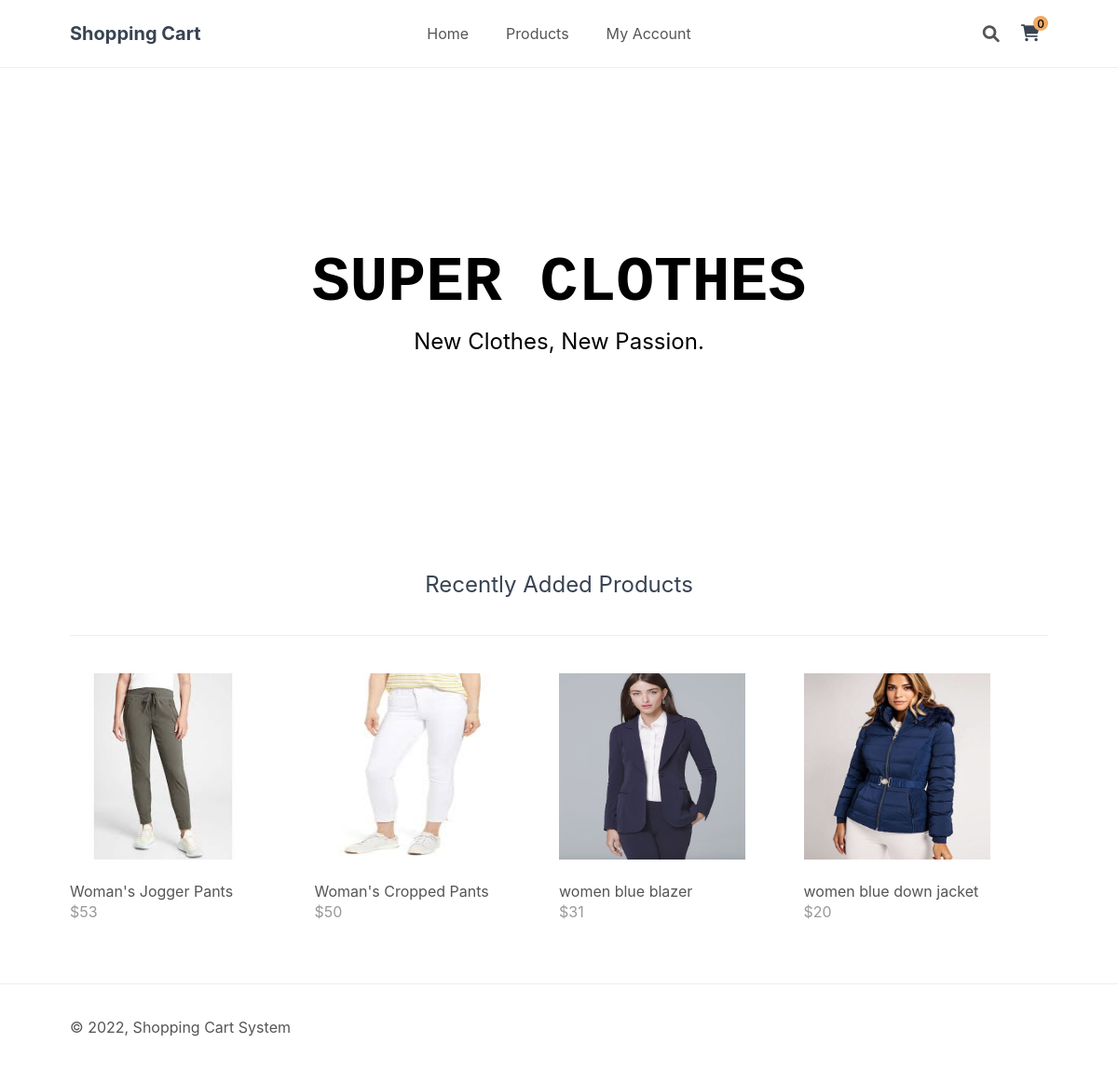
The page / on the database its author committed.
### tables this page shows
CREATE TABLE IF NOT EXISTS `item` (
  `item_id` int(11) NOT NULL AUTO_INCREMENT,
  `item_name` varchar(64) DEFAULT NULL,
  `desc` varchar(1024) DEFAULT NULL,
  `price` int(11) DEFAULT NULL,
  `rrp` int(11) DEFAULT NULL,
  `quantity` int(11) DEFAULT NULL,
  `img` varchar(32) DEFAULT NULL,
  `date_added` datetime NOT NULL DEFAULT CURRENT_TIMESTAMP,
  `availability` tinyint(1) DEFAULT NULL,
  PRIMARY KEY (`item_id`)
);

### home.php (the view, shortened to what this page needs)
<?php
$stmt = $pdo->prepare('SELECT * FROM item WHERE item.quantity<>0 ORDER BY date_added DESC LIMIT 4');
$stmt->execute();
$recently_added_products = $stmt->fetchAll(PDO::FETCH_ASSOC);
?>
<?=template_header('Home')?>
<div class="featured">
    <h2>SUPER CLOTHES</h2>
    <p>New Clothes, New Passion.</p>
</div>
<div class="recentlyadded content-wrapper">
    <h2>Recently Added Products</h2>
    <div class="products">
        <?php foreach ($recently_added_products as $product): ?>
        <a href="index.php?page=product&id=<?=$product['item_id']?>" class="product">
            <img src="imgs/<?=$product['img']?>" width="200" height="200" alt="<?=$product['item_name']?>">
            <span class="name"><?=$product['item_name']?></span>
            <span class="price">
                &dollar;<?=$product['price']?>
            </span>
        </a>
        <?php endforeach; ?>
    </div>
</div>
<?=template_footer()?>

### style.css (style rules this page uses)
* { box-sizing: border-box; font-family: -apple-system, BlinkMacSystemFont, "segoe ui", roboto, oxygen, ubuntu, cantarell, "fira sans", "droid sans", "helvetica neue", Arial, sans-serif; font-size: 16px; }
html { height: 100%; }
body { position: relative; min-height: 100%; color: #555555; background-color: #FFFFFF; margin: 0; padding-bottom: 100px; }
h1, h2, h3, h4, h5 { color: #394352; }
.content-wrapper { width: 1050px; margin: 0 auto; }
main .featured { display: flex; flex-direction: column; background-repeat: no-repeat; background-size: cover; height: 500px; align-items: center; justify-content: center; text-align: center; }
main .featured h2 { display: inline-block; margin: 0; width: 1050px; font-family: Rockwell, "Courier Bold", Courier, Georgia, Times, "Times New Roman", sans-serif; font-size: 68px; color: #000000; padding-bottom: 10px; }
main .featured p { display: inline-block; margin: 0; width: 1050px; font-size: 24px; color: #000000; }
main .recentlyadded h2 { display: block; font-weight: normal; margin: 0; padding: 40px 0; font-size: 24px; text-align: center; width: 100%; border-bottom: 1px solid #EEEEEE; }
main .recentlyadded .products, main .products .products-wrapper { display: flex; flex-wrap: wrap; align-items: center; padding: 40px 0 0 0; }
main .recentlyadded .products .product, main .products .products-wrapper .product { display: block; overflow: hidden; text-decoration: none; width: 25%; padding-bottom: 60px; }
main .recentlyadded .products .product img, main .products .products-wrapper .product img { transform: scale(1); transition: transform 1s; }
main .recentlyadded .products .product .name, main .products .products-wrapper .product .name { display: block; color: #555555; padding: 20px 0 2px 0; }
main .recentlyadded .products .product .price, main .products .products-wrapper .product .price { display: block; color: #999999; }

### rows shown on the page
item: img (picture), item_name "Woman's Jogger Pants", price "53"
item: img (picture), item_name "Woman's Cropped Pants", price "50"
item: img (picture), item_name "women blue blazer", price "31"
item: img (picture), item_name "women blue down jacket", price "20"

### other values the page prints
$site_name "Shopping Cart"
$num_items_in_cart "0"
